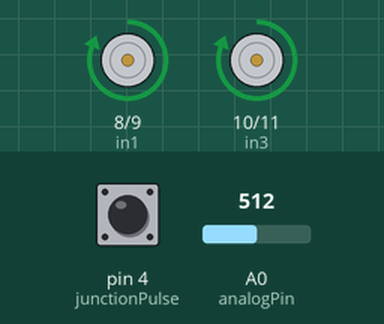
The sketch below on a simulated Arduino Uno, built with avr-gcc and run on an emulated ATmega328P. Shown: motor-driver pin pairs drawn as motors (green arrow = first pin HIGH = forward, orange = second pin HIGH = backward, longer = more drive). The test bench sets the inputs (shaded band); at power-on: A0 (analogPin) = 512, pin 4 (junctionPulse) LOW. What the sketch prints to the serial monitor is not drawn.

Above: at 1.2 s.
1.3 s: A0 (analogPin) set to 685
2.8 s: A0 (analogPin) set to 714
At 3.8 s:
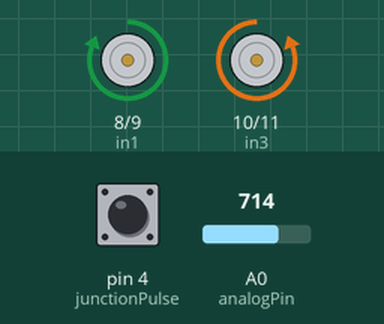
4.3 s: A0 (analogPin) set to 918
5.8 s: A0 (analogPin) set to 949
At 6.1 s:
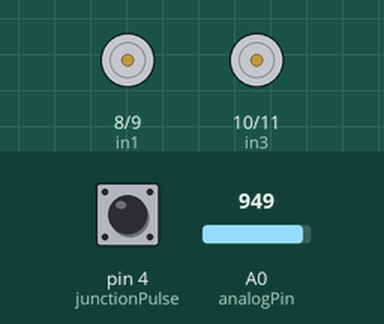
7.3 s: A0 (analogPin) set to 122
At 8.5 s:
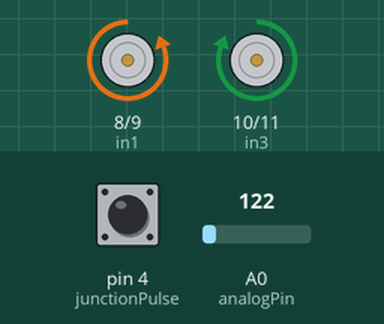
8.8 s: A0 (analogPin) set to 233
10.3 s: A0 (analogPin) set to 258
At 10.7 s:
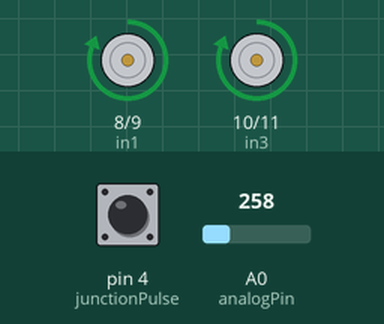
Timing chart, 0 to 12.8 s (numbered marks = the images above; inputs shaded):
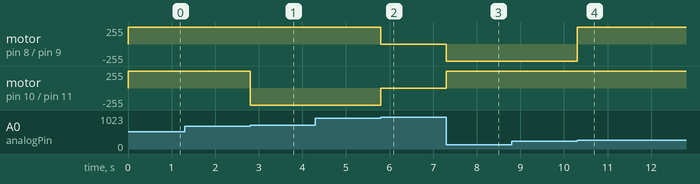

Measured:
- the behaviour switches between 697 and 698 on A0 (analogPin) (found by bisection; images 0 and 1)
- the behaviour switches between 934 and 935 on A0 (analogPin) (found by bisection; images 1 and 2)
- the behaviour switches between 249 and 250 on A0 (analogPin) (found by bisection; images 3 and 4)
- after the input at 1.3 s, every drawn part: stays the same
- after the input at 2.8 s, motor on pin 10 (in3) / pin 11 (in4): forward 255/255 → backward 255/255 at once
- after the input at 4.3 s, every drawn part: stays the same
- after the input at 5.8 s, motor on pin 8 (in1) / pin 9 (in2): forward 255/255 → stopped at once; motor on pin 10 (in3) / pin 11 (in4): backward 255/255 → stopped at once
- after the input at 7.3 s, motor on pin 8 (in1) / pin 9 (in2): stopped → backward 255/255 at once; motor on pin 10 (in3) / pin 11 (in4): stopped → forward 255/255 at once
- after the input at 8.8 s, every drawn part: stays the same
- after the input at 10.3 s, motor on pin 8 (in1) / pin 9 (in2): backward 255/255 → forward 255/255 at once

The sketch:

2nd_task_using_lsa08.ino
```cpp
//motor A
//right motor
#define in1 8
#define in2 9
//motor b
//left motor

#define in3 10
#define in4 11
const byte analogPin = 0;   // Connect AN output of LSA08 to analog pin 0
const byte junctionPulse = 4;   // Connect JPULSE of LSA08 to pin 4
int readVal,positionVal;    // Variables to store analog and line position value
unsigned int junctionCount = 0;   // Variable to store junction count value


void setup()
{ pinMode(in1, OUTPUT);
  pinMode(in2, OUTPUT);
  pinMode(in3, OUTPUT);
  pinMode(in4, OUTPUT);
Serial.begin(9600);
 Serial.println("IR Sensor Readings:: ");
pinMode(junctionPulse,INPUT);

}
void loop() {
  // Checking for junction crossing, if juction detected,
  // keep moving forward
  if(digitalRead(junctionPulse)) {
    while(digitalRead(junctionPulse)) {
     forward();
    }
    // Increment junction count by 1 after the junction
    // You can do whatever you want with the junction count
    junctionCount++;
  }

  readVal = analogRead(analogPin);    // Read value from analog pin

  // Convert voltage level into line position value
  positionVal = ((float)readVal/921)*70;

  // Line at left when 0 - 18, move left
  if(positionVal <= 18)
 left();

  // Line at middle when 19 - 52, move forward
  else if(positionVal <= 52)
forward ();
  // Line at right when 53 - 70, move right
  else if(positionVal <= 70)
   right();

  // If no line is detected, stay at the position
  else
  wait();

  // Put some delay to avoid the robot jig while making a turn

}
void left() {
  digitalWrite(in1, LOW);
  digitalWrite(in2, HIGH);
  digitalWrite(in3, HIGH);
  digitalWrite(in4, LOW);
}

void right() {
 digitalWrite(in1, HIGH);
  digitalWrite(in2, LOW);
  digitalWrite(in3, LOW);
  digitalWrite(in4, HIGH);
}
void forward() {
  digitalWrite(in1, HIGH);
  digitalWrite(in2, LOW);
  digitalWrite(in3, HIGH);
  digitalWrite(in4, LOW);
}
void wait () {digitalWrite(in1, LOW);
  digitalWrite(in2, LOW);
  digitalWrite(in3, LOW);
  digitalWrite(in4, LOW);

}
```
